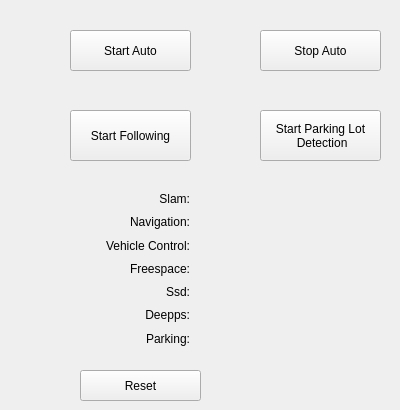
        <widget class="QWidget" name="tabAuto">
         <property name="focusPolicy">
          <enum>Qt::NoFocus</enum>
         </property>
         <attribute name="title">
          <string>Auto</string>
         </attribute>
         <widget class="QPushButton" name="startAuto">
          <property name="geometry">
           <rect>
            <x>70</x>
            <y>30</y>
            <width>121</width>
            <height>41</height>
           </rect>
          </property>
          <property name="text">
           <string>Start Auto</string>
          </property>
         </widget>
         <widget class="QPushButton" name="stopAuto">
          <property name="geometry">
           <rect>
            <x>260</x>
            <y>30</y>
            <width>121</width>
            <height>41</height>
           </rect>
          </property>
          <property name="text">
           <string>Stop Auto</string>
          </property>
         </widget>
         <widget class="QWidget" name="layoutWidget">
          <property name="geometry">
           <rect>
            <x>80</x>
            <y>190</y>
            <width>110</width>
            <height>157</height>
           </rect>
          </property>
          <layout class="QVBoxLayout" name="labelAuto">
           <item>
            <widget class="QLabel" name="labelSlam">
             <property name="text">
              <string>Slam:</string>
             </property>
             <property name="alignment">
              <set>Qt::AlignRight|Qt::AlignTrailing|Qt::AlignVCenter</set>
             </property>
            </widget>
           </item>
           <item>
            <widget class="QLabel" name="labelNavi">
             <property name="text">
              <string>Navigation:</string>
             </property>
             <property name="alignment">
              <set>Qt::AlignRight|Qt::AlignTrailing|Qt::AlignVCenter</set>
             </property>
            </widget>
           </item>
           <item>
            <widget class="QLabel" name="labelCtrl">
             <property name="text">
              <string>Vehicle Control:</string>
             </property>
             <property name="alignment">
              <set>Qt::AlignRight|Qt::AlignTrailing|Qt::AlignVCenter</set>
             </property>
            </widget>
           </item>
           <item>
            <widget class="QLabel" name="labelFreespace">
             <property name="text">
              <string>Freespace:</string>
             </property>
             <property name="alignment">
              <set>Qt::AlignRight|Qt::AlignTrailing|Qt::AlignVCenter</set>
             </property>
            </widget>
           </item>
           <item>
            <widget class="QLabel" name="labelSsd">
             <property name="text">
              <string>Ssd:</string>
             </property>
             <property name="alignment">
              <set>Qt::AlignRight|Qt::AlignTrailing|Qt::AlignVCenter</set>
             </property>
            </widget>
           </item>
           <item>
            <widget class="QLabel" name="labelDeepps">
             <property name="text">
              <string>Deepps:</string>
             </property>
             <property name="alignment">
              <set>Qt::AlignRight|Qt::AlignTrailing|Qt::AlignVCenter</set>
             </property>
            </widget>
           </item>
           <item>
            <widget class="QLabel" name="labelParking">
             <property name="text">
              <string>Parking:</string>
             </property>
             <property name="alignment">
              <set>Qt::AlignRight|Qt::AlignTrailing|Qt::AlignVCenter</set>
             </property>
            </widget>
           </item>
          </layout>
         </widget>
         <widget class="QWidget" name="layoutWidget">
          <property name="geometry">
           <rect>
            <x>210</x>
            <y>190</y>
            <width>181</width>
            <height>157</height>
           </rect>
          </property>
          <layout class="QVBoxLayout" name="statusAuto">
           <item>
            <widget class="QLabel" name="statusSlam">
             <property name="text">
              <string/>
             </property>
            </widget>
           </item>
           <item>
            <widget class="QLabel" name="statusNavi">
             <property name="text">
              <string/>
             </property>
            </widget>
           </item>
           <item>
            <widget class="QLabel" name="statusCtrl">
             <property name="text">
              <string/>
             </property>
            </widget>
           </item>
           <item>
            <widget class="QLabel" name="statusFreespace">
             <property name="text">
              <string/>
             </property>
            </widget>
           </item>
           <item>
            <widget class="QLabel" name="statusSsd">
             <property name="text">
              <string/>
             </property>
            </widget>
           </item>
           <item>
            <widget class="QLabel" name="statusDeepps">
             <property name="text">
              <string/>
             </property>
            </widget>
           </item>
           <item>
            <widget class="QLabel" name="statusParking">
             <property name="text">
              <string/>
             </property>
            </widget>
           </item>
          </layout>
         </widget>
         <widget class="QPushButton" name="startFollowing">
          <property name="geometry">
           <rect>
            <x>70</x>
            <y>110</y>
            <width>121</width>
            <height>51</height>
           </rect>
          </property>
          <property name="text">
           <string>Start Following</string>
          </property>
         </widget>
         <widget class="QPushButton" name="startDeepps">
          <property name="geometry">
           <rect>
            <x>260</x>
            <y>110</y>
            <width>121</width>
            <height>51</height>
           </rect>
          </property>
          <property name="text">
           <string>Start Parking Lot
 Detection</string>
          </property>
         </widget>
         <widget class="QPushButton" name="statusReset">
          <property name="geometry">
           <rect>
            <x>80</x>
            <y>370</y>
            <width>121</width>
            <height>31</height>
           </rect>
          </property>
          <property name="text">
           <string>Reset</string>
          </property>
         </widget>
        </widget>
